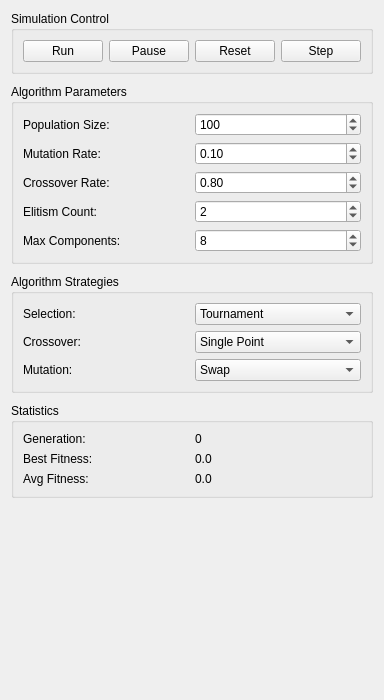
<?xml version="1.0" encoding="UTF-8"?>
<ui version="4.0">
 <class>ControlPanel</class>
 <widget class="QWidget" name="ControlPanel">
  <property name="geometry">
   <rect>
    <x>0</x>
    <y>0</y>
    <width>300</width>
    <height>700</height>
   </rect>
  </property>
  <property name="windowTitle">
   <string>Form</string>
  </property>
  <layout class="QVBoxLayout" name="verticalLayout">
   <property name="contentsMargins">
    <rect>
     <x>10</x>
     <y>10</y>
     <width>10</width>
     <height>10</height>
    </rect>
   </property>
   <property name="spacing">
    <number>10</number>
   </property>
   <item>
    <widget class="QGroupBox" name="controlGroup">
     <property name="title">
      <string>Simulation Control</string>
     </property>
     <layout class="QHBoxLayout" name="horizontalLayout">
      <item>
       <widget class="QPushButton" name="runBtn">
        <property name="text">
         <string>Run</string>
        </property>
       </widget>
      </item>
      <item>
       <widget class="QPushButton" name="pauseBtn">
        <property name="text">
         <string>Pause</string>
        </property>
       </widget>
      </item>
      <item>
       <widget class="QPushButton" name="resetBtn">
        <property name="text">
         <string>Reset</string>
        </property>
       </widget>
      </item>
      <item>
       <widget class="QPushButton" name="stepBtn">
        <property name="text">
         <string>Step</string>
        </property>
       </widget>
      </item>
     </layout>
    </widget>
   </item>
   <item>
    <widget class="QGroupBox" name="paramsGroup">
     <property name="title">
      <string>Algorithm Parameters</string>
     </property>
     <layout class="QVBoxLayout" name="verticalLayout_2">
      <item>
       <layout class="QHBoxLayout" name="horizontalLayout_2">
        <item>
         <widget class="QLabel" name="populationLabel">
          <property name="text">
           <string>Population Size:</string>
          </property>
         </widget>
        </item>
        <item>
         <widget class="QSpinBox" name="populationSpin">
          <property name="minimum">
           <number>10</number>
          </property>
          <property name="maximum">
           <number>1000</number>
          </property>
          <property name="value">
           <number>100</number>
          </property>
         </widget>
        </item>
       </layout>
      </item>
      <item>
       <layout class="QHBoxLayout" name="horizontalLayout_3">
        <item>
         <widget class="QLabel" name="mutationLabel">
          <property name="text">
           <string>Mutation Rate:</string>
          </property>
         </widget>
        </item>
        <item>
         <widget class="QDoubleSpinBox" name="mutationSpin">
          <property name="minimum">
           <double>0.000000000000000</double>
          </property>
          <property name="maximum">
           <double>1.000000000000000</double>
          </property>
          <property name="singleStep">
           <double>0.010000000000000</double>
          </property>
          <property name="value">
           <double>0.100000000000000</double>
          </property>
         </widget>
        </item>
       </layout>
      </item>
      <item>
       <layout class="QHBoxLayout" name="horizontalLayout_4">
        <item>
         <widget class="QLabel" name="crossoverLabel">
          <property name="text">
           <string>Crossover Rate:</string>
          </property>
         </widget>
        </item>
        <item>
         <widget class="QDoubleSpinBox" name="crossoverSpin">
          <property name="minimum">
           <double>0.000000000000000</double>
          </property>
          <property name="maximum">
           <double>1.000000000000000</double>
          </property>
          <property name="singleStep">
           <double>0.010000000000000</double>
          </property>
          <property name="value">
           <double>0.800000000000000</double>
          </property>
         </widget>
        </item>
       </layout>
      </item>
      <item>
       <layout class="QHBoxLayout" name="horizontalLayout_5">
        <item>
         <widget class="QLabel" name="elitismLabel">
          <property name="text">
           <string>Elitism Count:</string>
          </property>
         </widget>
        </item>
        <item>
         <widget class="QSpinBox" name="elitismSpin">
          <property name="minimum">
           <number>0</number>
          </property>
          <property name="maximum">
           <number>20</number>
          </property>
          <property name="value">
           <number>2</number>
          </property>
         </widget>
        </item>
       </layout>
      </item>
      <item>
       <layout class="QHBoxLayout" name="horizontalLayout_6">
        <item>
         <widget class="QLabel" name="maxComponentsLabel">
          <property name="text">
           <string>Max Components:</string>
          </property>
         </widget>
        </item>
        <item>
         <widget class="QSpinBox" name="maxComponentsSpin">
          <property name="minimum">
           <number>1</number>
          </property>
          <property name="maximum">
           <number>20</number>
          </property>
          <property name="value">
           <number>8</number>
          </property>
         </widget>
        </item>
       </layout>
      </item>
     </layout>
    </widget>
   </item>
   <item>
    <widget class="QGroupBox" name="strategiesGroup">
     <property name="title">
      <string>Algorithm Strategies</string>
     </property>
     <layout class="QVBoxLayout" name="verticalLayout_3">
      <item>
       <layout class="QHBoxLayout" name="horizontalLayout_7">
        <item>
         <widget class="QLabel" name="selectionLabel">
          <property name="text">
           <string>Selection:</string>
          </property>
         </widget>
        </item>
        <item>
         <widget class="QComboBox" name="selectionCombo">
          <item>
           <property name="text">
            <string>Tournament</string>
           </property>
          </item>
          <item>
           <property name="text">
            <string>Roulette Wheel</string>
           </property>
          </item>
         </widget>
        </item>
       </layout>
      </item>
      <item>
       <layout class="QHBoxLayout" name="horizontalLayout_8">
        <item>
         <widget class="QLabel" name="crossoverLabel2">
          <property name="text">
           <string>Crossover:</string>
          </property>
         </widget>
        </item>
        <item>
         <widget class="QComboBox" name="crossoverCombo">
          <item>
           <property name="text">
            <string>Single Point</string>
           </property>
          </item>
          <item>
           <property name="text">
            <string>Two Point</string>
           </property>
          </item>
          <item>
           <property name="text">
            <string>Uniform</string>
           </property>
          </item>
         </widget>
        </item>
       </layout>
      </item>
      <item>
       <layout class="QHBoxLayout" name="horizontalLayout_9">
        <item>
         <widget class="QLabel" name="mutationLabel2">
          <property name="text">
           <string>Mutation:</string>
          </property>
         </widget>
        </item>
        <item>
         <widget class="QComboBox" name="mutationCombo">
          <item>
           <property name="text">
            <string>Swap</string>
           </property>
          </item>
          <item>
           <property name="text">
            <string>Gaussian</string>
           </property>
          </item>
          <item>
           <property name="text">
            <string>Bit Flip</string>
           </property>
          </item>
          <item>
           <property name="text">
            <string>Inversion</string>
           </property>
          </item>
         </widget>
        </item>
       </layout>
      </item>
     </layout>
    </widget>
   </item>
   <item>
    <widget class="QGroupBox" name="statsGroup">
     <property name="title">
      <string>Statistics</string>
     </property>
     <layout class="QVBoxLayout" name="verticalLayout_4">
      <item>
       <layout class="QHBoxLayout" name="horizontalLayout_10">
        <item>
         <widget class="QLabel" name="generationLabel">
          <property name="text">
           <string>Generation:</string>
          </property>
         </widget>
        </item>
        <item>
         <widget class="QLabel" name="generationValue">
          <property name="text">
           <string>0</string>
          </property>
         </widget>
        </item>
       </layout>
      </item>
      <item>
       <layout class="QHBoxLayout" name="horizontalLayout_11">
        <item>
         <widget class="QLabel" name="bestFitnessLabel">
          <property name="text">
           <string>Best Fitness:</string>
          </property>
         </widget>
        </item>
        <item>
         <widget class="QLabel" name="bestFitnessValue">
          <property name="text">
           <string>0.0</string>
          </property>
         </widget>
        </item>
       </layout>
      </item>
      <item>
       <layout class="QHBoxLayout" name="horizontalLayout_12">
        <item>
         <widget class="QLabel" name="avgFitnessLabel">
          <property name="text">
           <string>Avg Fitness:</string>
          </property>
         </widget>
        </item>
        <item>
         <widget class="QLabel" name="avgFitnessValue">
          <property name="text">
           <string>0.0</string>
          </property>
         </widget>
        </item>
       </layout>
      </item>
     </layout>
    </widget>
   </item>
   <item>
    <spacer name="verticalSpacer">
     <property name="orientation">
      <enum>Qt::Vertical</enum>
     </property>
     <property name="sizeHint" stdset="0">
      <size>
       <width>20</width>
       <height>40</height>
      </size>
     </property>
    </spacer>
   </item>
  </layout>
 </widget>
 <resources/>
 <connections/>
</ui>
